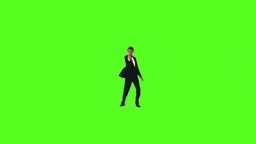
#> input picture Images/fg.jpg, 256 x 144 px, shrunk from 1280 x 720 before the run, given in place of iris1.png, which was not available
$ jupyter execute 5.ipynb   (text cells are left out)
#> lines starting #> are read from the running program, lines starting #| are printed output that depends on the picture; pictures that were not available may be replaced by others from this repository, and a replacement may not be noted
[cell 1]
import matplotlib.pyplot as plt
import numpy as np
import os

import cv2

[cell 2]
base_path = "../Images/{}"

[cell 3]
take_input = False

[cell 4]
def read_image(path, cvtcolor="RGB", cvtfloat=False):
#> called with path = 'iris1.png', cvtcolor = 'GRAY', cvtfloat = True
    if cvtcolor == "RGB":
        if cvtfloat:
            return cv2.cvtColor(cv2.imread(base_path.format(path)), cv2.COLOR_BGR2RGB).astype(np.float32)/255.0
        return cv2.cvtColor(cv2.imread(base_path.format(path)), cv2.COLOR_BGR2RGB)
    elif cvtcolor == "GRAY":
        if cvtfloat:
            return cv2.cvtColor(cv2.imread(base_path.format(path)), cv2.COLOR_BGR2GRAY).astype(np.float32)/255.0
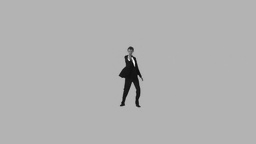
#> returned value: shape (144, 256) float32; min 0.0235, max 0.996, mean 0.692
#> call 2 of read_image, with path = 'stairs2.png', cvtcolor = 'GRAY', cvtfloat = True
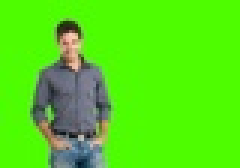
#> input picture Images/fg1.jpg, 80 x 56 px, shrunk from 400 x 280 before the run, given in place of stairs2.png, which was not available (shown 3 times larger)
#> in read_image (call 2), `return cv2.cvtColor(cv2.imread(base_path.format(path)), cv2.COLOR_BGR2..`:
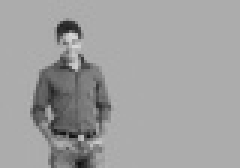
#> returned value: shape (56, 80) float32 (shown 3 times larger); min 0.0667, max 0.851, mean 0.627
        return cv2.cvtColor(cv2.imread(base_path.format(path)), cv2.COLOR_BGR2GRAY)

def write_image(image, path):
    if not os.path.exists(path):
        os.mkdir(path)
    cv2.imwrite(path, image)

def show_image(image, cmap=None):
    plt.imshow(image, cmap=cmap)
    plt.axis('off')
    plt.show()

[cell 5]
def input_AB():
    A=eval(input('Enter the list A: '))
    B=eval(input('Enter the list B: '))

    # Type checking for human error in the input
    assert len(A)>0 and len(B) > 0, 'The length of A/B must be greater than 0'
    assert len(A)==len(B), 'The length of A and B must be the same'
    for i,j in zip(A,B):
        assert (type(i)==list or type(i) == tuple) and (type(j)==list or type(j) == tuple), 'The type of each element in A/B must be list/tuple'
        assert len(i) == 2 and len(j) == 2, 'The length of element in A/B must be 2'

    return A,B

[cell 6]
def find_range_index(ranges, x):
    for index, (start, end) in enumerate(ranges):
        if start <= x < end:
            return index
    return None

def piecewise(image,A,B):
    new_image = np.zeros_like(image)
    for i in range(image.shape[0]):
        for j in range(image.shape[1]):
            index = find_range_index(A,image[i,j])
            if index is not None:
                m,c = B[index]
                new_image[i,j] = m * image[i,j] + c
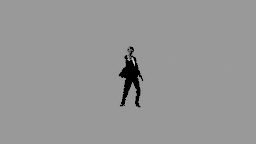
#> new_image: shape (144, 256) float32; min 0, max 0.896, mean 0.592

    return new_image

[cell 7]
def plot_piecewise(image, new_image, A, B):
    fig, axs = plt.subplots(1, 3, figsize=(20, 10))

    axs[0].imshow(image, cmap='gray')
    axs[0].set_title('Original Image')
    axs[0].axis('off')

    axs[1].imshow(new_image, cmap='gray')
    axs[1].set_title('Piecewise Linear Transformation')
    axs[1].axis('off')

    for i, ((x_start, x_end), (m, c)) in enumerate(zip(A, B)):
        x_vals = np.linspace(x_start, x_end, 1000)
        y_vals = m * x_vals + c

        axs[2].plot(x_vals, y_vals, color="red")
        axs[2].set_xlim(0, 1)
        axs[2].set_ylim(0, 1)
        axs[2].set_xlabel('Input Intensity')
        axs[2].set_ylabel('Output Intensity')
        axs[2].set_aspect('equal')

[cell 8]
img1 = read_image('iris1.png', cvtcolor = "GRAY", cvtfloat=True)
img2 = read_image('stairs2.png', cvtcolor = "GRAY", cvtfloat=True)

[cell 9]
show_image(img1, cmap='gray')

[cell 10]
show_image(img2, cmap='gray')

[cell 11]
A=[(0.0,0.2),(0.2,0.3),(0.3,0.4),(0.4,1)]
B=[(0.0,0.0),(-1,0.7),(0.0,0.0),(1.0,-0.1)]
if take_input:
    A,B = input_AB()

[cell 12]
new_image = piecewise(img1,A,B)

[cell 13]
show_image(new_image, cmap='gray')

[cell 14]
plot_piecewise(img1, new_image, A, B)
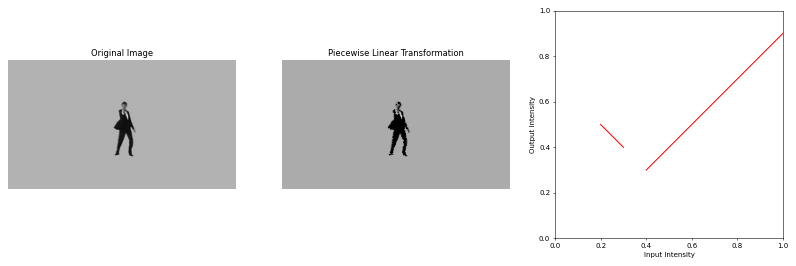
#> figure drawn by matplotlib, 3 panels; panel 3: curve peaks at x = 0.2, y = 0.5

[cell 15]
A=[(0.0,0.2),(0.2,0.4),(0.4,0.6),(0.6,0.8),(0.8,1.0)]
B=[(0.0,0.0),(0.0,0.2),(0.0,0.4),(0.0,0.6),(0.0,0.8)]
if take_input:
    A,B = input_AB()

[cell 16]
new_image = piecewise(img2,A,B)
#> after the loop in piecewise (call 2), `for i in range(image.shape[0]):`:
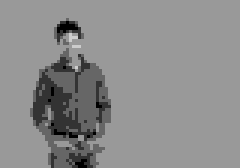
#> new_image: shape (56, 80) float32 (shown 3 times larger); min 0, max 0.8, mean 0.548

[cell 17]
show_image(new_image, cmap='gray')

[cell 18]
plot_piecewise(img2, new_image, A, B)
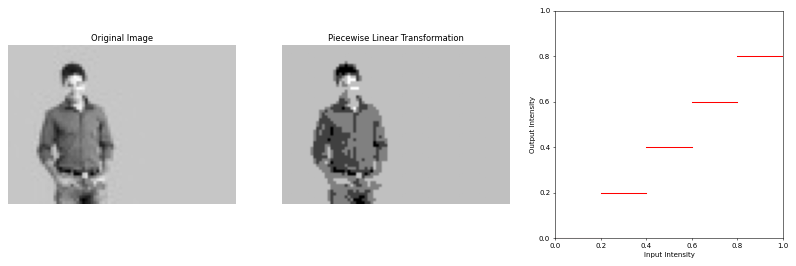
#> figure drawn by matplotlib, 3 panels
